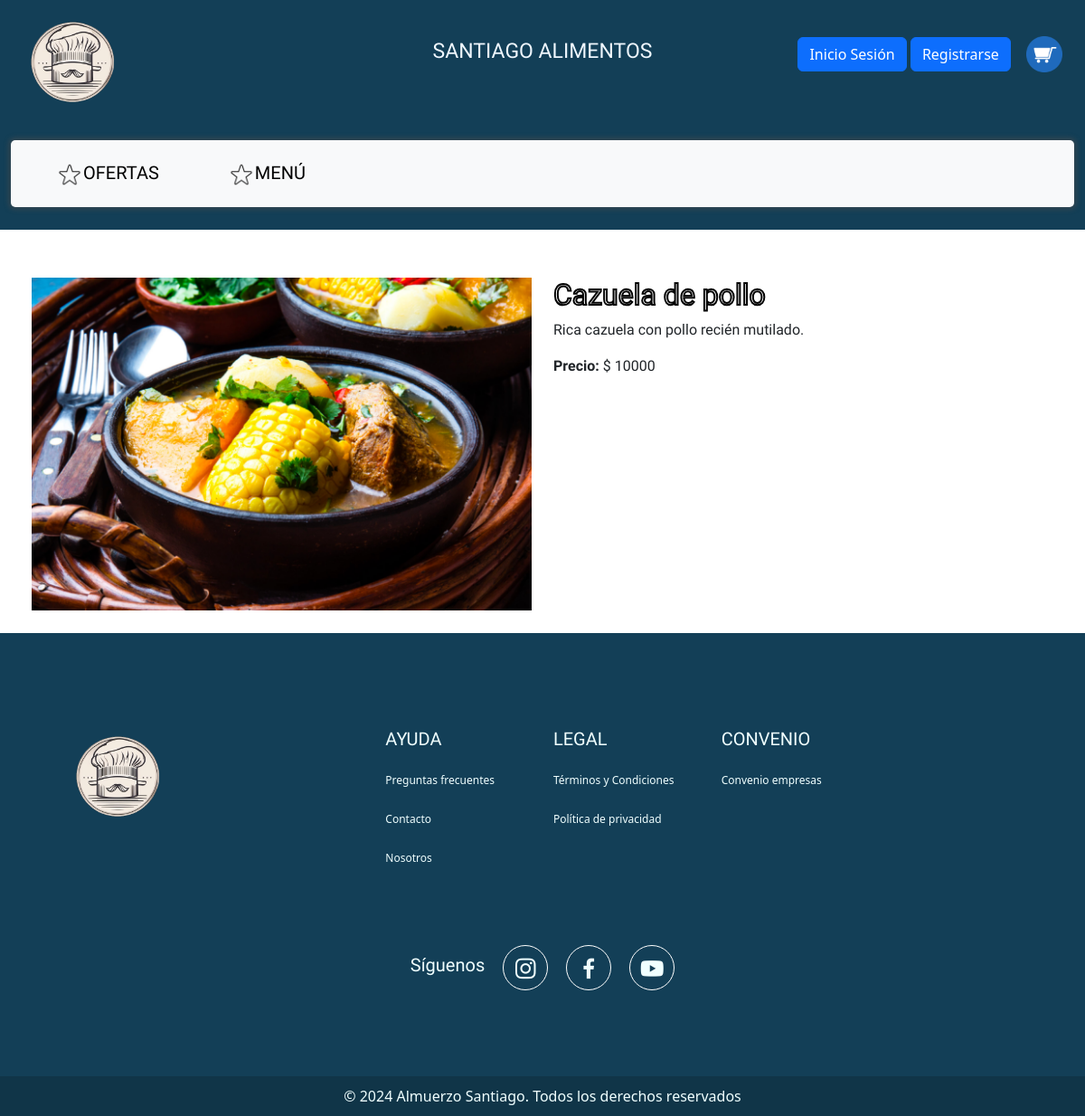
Page /plato/1/ on the earlier database version.
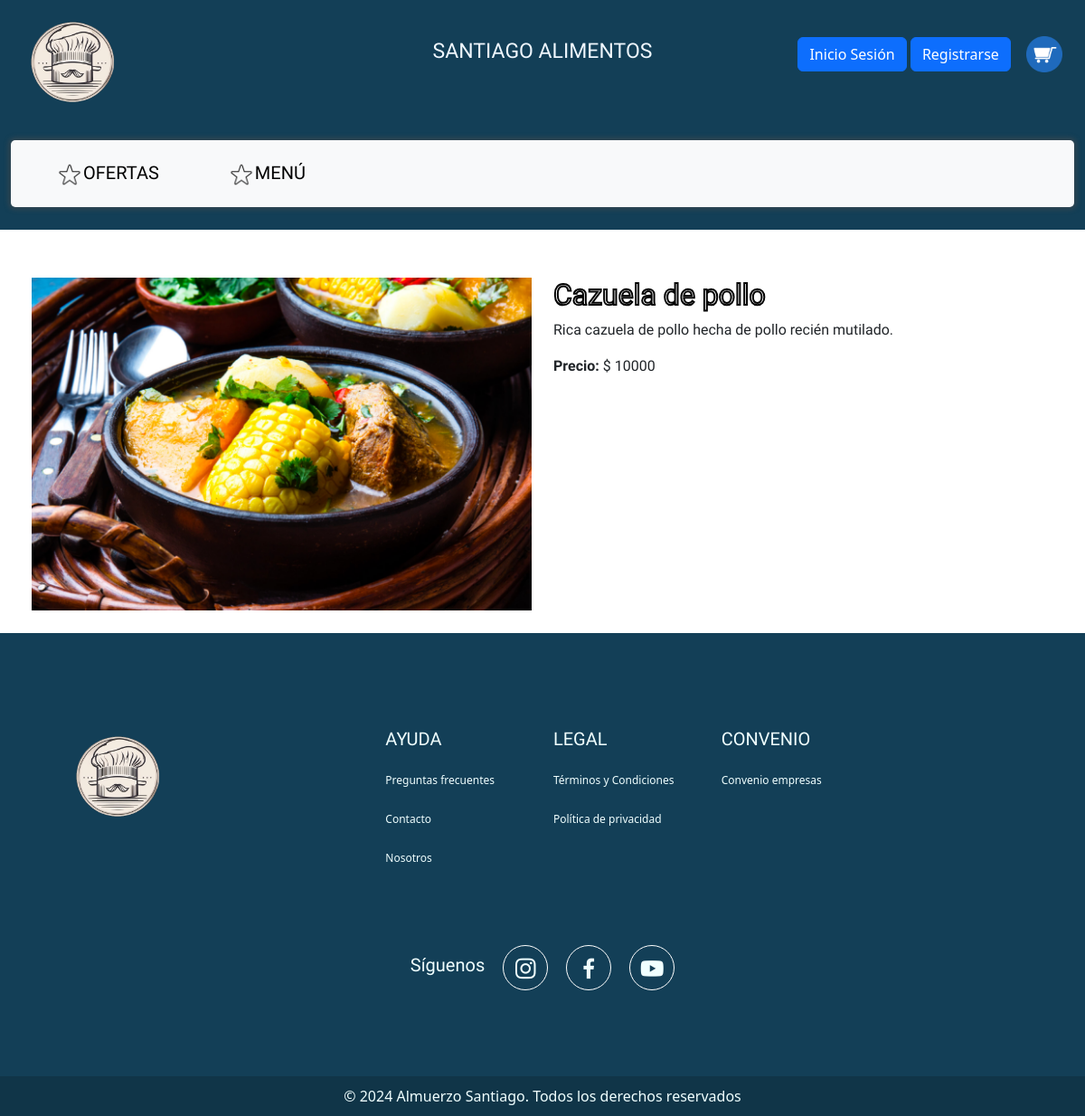
Same page on the later database version.
### Alimentos_Santiago/models.py (models this page shows, shortened)
class PlatoProveedor(models.Model):
    id = models.AutoField(primary_key=True)
    proveedor = models.ForeignKey(Proveedor, on_delete=models.CASCADE)
    nombre_plato = models.CharField('Nombre del plato', max_length=100, blank=False, null=False)
    descripcion = models.TextField()
    precio = models.IntegerField('Precio')
    stock = models.IntegerField()
    disponibilidad = models.BooleanField('Disponibilidad', default=True, blank=False, null=False) #mi no entender
    imagen = models.ImageField('Imagen del plato', upload_to='Alimentos_Santiago/media/platos/', blank=True, null=True)
    class Meta:
        verbose_name = 'Plato Proveedor'
        verbose_name_plural = 'Platos Proveedores'
        ordering = ['proveedor', 'nombre_plato']

### Alimentos_Santiago/views.py (the view)
# urls.py: path('plato/<int:id>/', views.detalle_plato, name='detalle_plato'), # Se define la URL para la vista de detalle de producto.
def detalle_plato(request, id):
    perfil = request.session.get('perfil')
    plato = get_object_or_404(PlatoProveedor, id=id)
    context = {
        'perfil': perfil,
        'plato': plato,
    }
    return render(request, 'public/detalle_plato.html', context)

### Alimentos_Santiago/context_processor.py (called while the page is built)
def total_carrito(request):
    total = 0
    if request.user.is_authenticated:
        if "carrito" in request.session and request.session["carrito"]:
            for key, value in request.session["carrito"].items():
                total += float(value["acumulado"])
    return {"total_carrito": total}

### Alimentos_Santiago/templates/public/detalle_plato.html (shortened to what this page needs)
{% extends 'base.html' %}
{% load static %}
{% block content %}
    <div class="container-fluid" id="barra_principal">
        <div class="row">
          <div class="container col-4 col-sm-4 col-md-4 col-lg-4 col-xl-4">
            <a href="{% url 'inicio'%}"><img  class="logo" src="{% static 'img/Logo.png' %}" alt="..." ></a>
          </div>
          <div class="ver-menu col-4 col-sm-4 col-md-4 col-lg-4 col-xl-4">
            <p class="ver-menu">SANTIAGO ALIMENTOS</p>
          </div>
            <div class="usuario  col-4 col-sm-4 col-md-4 col-lg-4 col-xl-4">
              <div class="dropdown">
                {% if perfil != 'admin' and perfil != 'cliente' %}
                  <a class="btn btn-primary" href="{% url 'iniciosesion' %}">Inicio Sesión</a>
                  <a class="btn btn-primary" href="{% url 'registro' %}">Registrarse</a>
                {% else %}
                  <a name="" id="" class="btn btn-primary" href="#" role="button">{{ request.user.username }}</a>
                  <a class="btn btn-primary" href="{% url 'logout' %}">Cerrar sesión</a>
                {% endif %}
                <a href="#">
                  <button id="carrito1" type="button" class="btn" onclick="abrirCarrito()">
                    <img src="{% static 'img/carrito.png'%}" width="40px">
                  </button>
                </a>
              </div>
            </div>
          <div class="col-12 col-sm-12 col-md-12 col-lg-12 col-xl-12">
            <nav id="navbar" class="navbar navbar-expand-lg bg-body-tertiary ">
              <div class="container-fluid">
                <div class="collapse navbar-collapse" id="navbarNavDropdown">
                  <ul class="navbar-nav">
                    <li class="nav-item item_arriba">
                      <a class="nav-link active" aria-current="page" href="#OFERTAS"><img src="{% static 'img/icono2.png'%}" width="30px">OFERTAS</a>
                    </li>
                    <li class="nav-item item_arriba">
                      <a class="nav-link active" aria-current="page" href="{% url 'menu' %}"><img src="{% static 'img/icono2.png'%}" width="30px">MENÚ</a>
                    </li>
                  </ul>
                </div>
              </div>
            </nav>
          </div>
        </div>
      </div>
    <div class="container">
        <div class="row mt-5">
            <div class="col-md-6">
                <img src="{{ plato.imagen.url }}" class="img-fluid" alt="{{ plato.nombre_plato }}">
            </div>
            <div class="col-md-6">
                <h2>{{ plato.nombre_plato }}</h2>
                <p>{{ plato.descripcion }}</p>
                <p><strong>Precio:</strong> $ {{ plato.precio }} </p>
            </div>
        </div>
    </div>
{% endblock %}

Differences in the rows shown:
changed PlatoProveedor "Cazuela de pollo": descripcion "Rica cazuela con pollo recién mutilado." → "Rica cazuela de pollo hecha de pollo recién mutilado."
